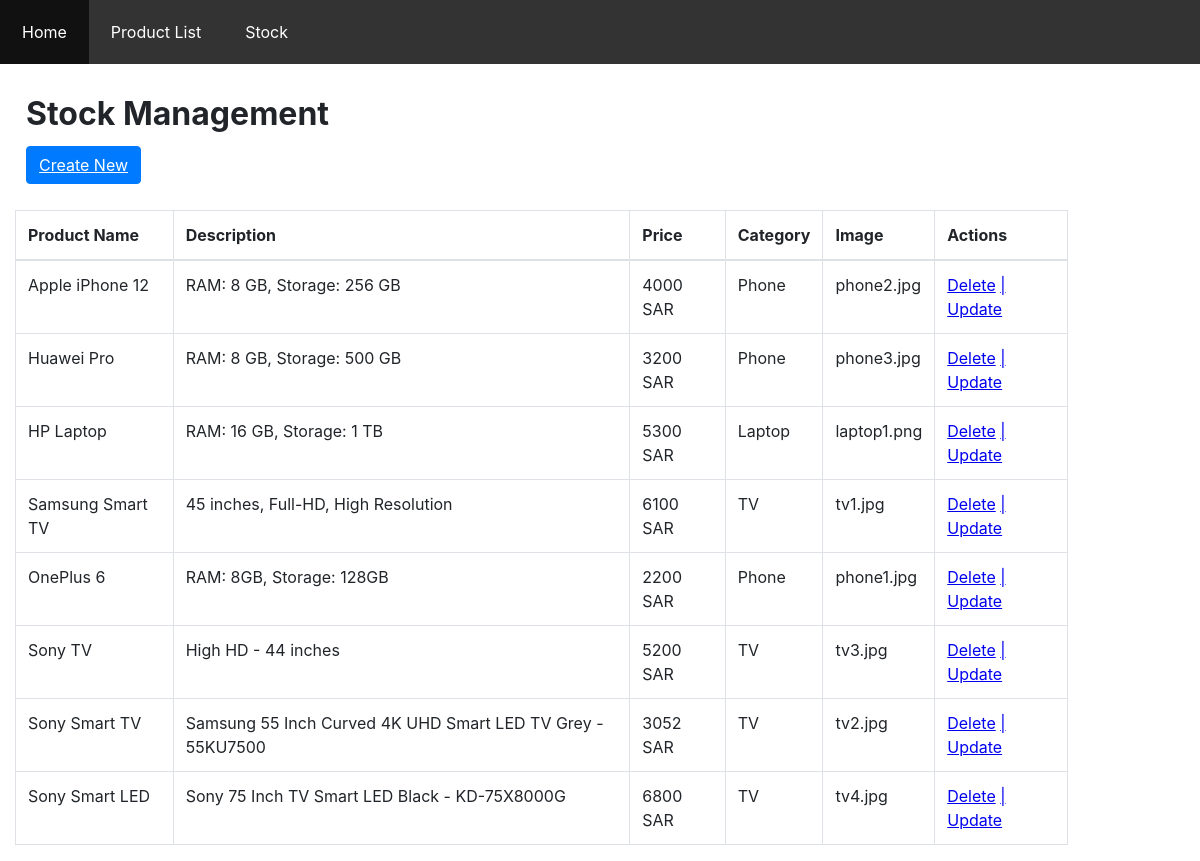
/pages/product.php, run on the app's committed database.
### tables this page shows
CREATE TABLE `product` (
  `Id` int(11) NOT NULL,
  `Name` varchar(50) NOT NULL,
  `Description` varchar(200) NOT NULL,
  `Price` int(11) NOT NULL,
  `CategoryId` int(11) NOT NULL,
  `Image` varchar(30) NOT NULL
);

CREATE TABLE `category` (
  `Id` int(11) NOT NULL,
  `Name` varchar(50) NOT NULL,
  `Slogan` varchar(255) NOT NULL
);

### pages/product.php (the view, shortened to what this page needs)
<?php
include 'header.php';
require 'dbconnection.php';
$sql = "SELECT product.Id,
               product.Name,
               product.Description,
               product.Price,
               product.Image,
               category.Name as 'Category'
               FROM product
               INNER JOIN category
               ON product.CategoryId = category.Id";
$output = $dbconn->query($sql);
?>
<!DOCTYPE html>
<html lang="en">
<head>
</head>
<body>
    <div class="page-title">
        <h1>Stock Management</h1>
        <a class="btn btn-primary" href="createProduct.php">Create New</a>
    </div>
    <div class="container">
        <table class="table table-bordered">
            <thead>
                <tr>
                    <th>Product Name</th>
                    <th>Description</th>
                    <th>Price</th>
                    <th>Category</th>
                    <th>Image</th>
                    <th>Actions</th>
                </tr>
            </thead>
            <tbody>
            <?php while ($dt = $output->fetch_assoc()): ?>
                <tr>
                    <td><?php echo $dt['Name'] ?></td>
                    <td><?php echo $dt['Description'] ?></td>
                    <td><?php echo $dt['Price'] ?> SAR</td>
                    <td><?php echo $dt['Category'] ?></td>
                    <td><?php echo $dt['Image'] ?></td>
                    <td>
                        <a href="crud.php?delete=<?php echo $dt['Id'] ?>">Delete</a>
                        <a href="updateProduct.php?id=<?php echo $dt['Id'] ?>"> | Update</a>
                    </td>
                </tr>
                <?php endwhile ?>
            </tbody>
        </table>
    </div>
</body>
</html>

### css/main.css (style rules this page uses)
body { margin: 0; font-family: -apple-system, BlinkMacSystemFont, "Segoe UI", Roboto, "Helvetica Neue", Arial, "Noto Sans", sans-serif, "Apple Color Emoji", "Segoe UI Emoji", "Segoe UI Symbol", "Noto Color Emoji"; font-size: 1rem; font-weight: 400; line-height: 1.5; color: #212529; text-align: left; background-color: #fff; }
h1, h2, h3, h4, h5, h6 { margin-top: 0; margin-bottom: 0.5rem; }
.container { width: auto; padding-right: 15px; padding-left: 15px; margin-right: auto; margin-left: auto; }
table { border-collapse: collapse; }
.table { width: 90%; margin-bottom: 1rem; color: #212529; }
.table th, .table td { padding: 0.75rem; vertical-align: top; border-top: 1px solid #dee2e6; }
.table thead th { vertical-align: bottom; border-bottom: 2px solid #dee2e6; }
.table-bordered { border: 1px solid #dee2e6; }
.table-bordered th, .table-bordered td { border: 1px solid #dee2e6; }
.table-bordered thead th, .table-bordered thead td { border-bottom-width: 2px; }
.btn { display: inline-block; font-weight: 400; color: #212529; text-align: center; vertical-align: middle; cursor: pointer; -webkit-user-select: none; -moz-user-select: none; -ms-user-select: none; user-select: none; background-color: transparent; border: 1px solid transparent; padding: 0.375rem 0.75rem; font-size: 1rem; line-height: 1.5; border-radius: 0.25rem; transition: color 0.15s ease-in-out, background-color 0.15s ease-in-out, border-color 0.15s ease-in-out, box-shadow 0.15s ease-in-out; }
.btn-primary { color: #fff; background-color: #007bff; border-color: #007bff; }
.page-title { margin: 1rem; padding: 10px 10px 10px 10px; }

### data on the page
product: Name "Apple iPhone 12", Description "RAM: 8 GB, Storage: 256 GB", Price "4000", CategoryId.Name "Phone", Image "phone2.jpg"
product: Name "Huawei Pro", Description "RAM: 8 GB, Storage: 500 GB", Price "3200", CategoryId.Name "Phone", Image "phone3.jpg"
product: Name "HP Laptop", Description "RAM: 16 GB, Storage: 1 TB", Price "5300", CategoryId.Name "Laptop", Image "laptop1.png"
product: Name "Samsung Smart TV", Description "45 inches, Full-HD, High Resolution", Price "6100", CategoryId.Name "TV", Image "tv1.jpg"
product: Name "OnePlus 6", Description "RAM: 8GB, Storage: 128GB", Price "2200", CategoryId.Name "Phone", Image "phone1.jpg"
product: Name "Sony TV", Description "High HD - 44 inches", Price "5200", CategoryId.Name "TV", Image "tv3.jpg"
product: Name "Sony Smart TV", Description "Samsung 55 Inch Curved 4K UHD Smart LED TV Grey - 55KU7500", Price "3052", CategoryId.Name "TV", Image "tv2.jpg"
product: Name "Sony Smart LED", Description "Sony 75 Inch TV Smart LED Black - KD-75X8000G", Price "6800", CategoryId.Name "TV", Image "tv4.jpg"
